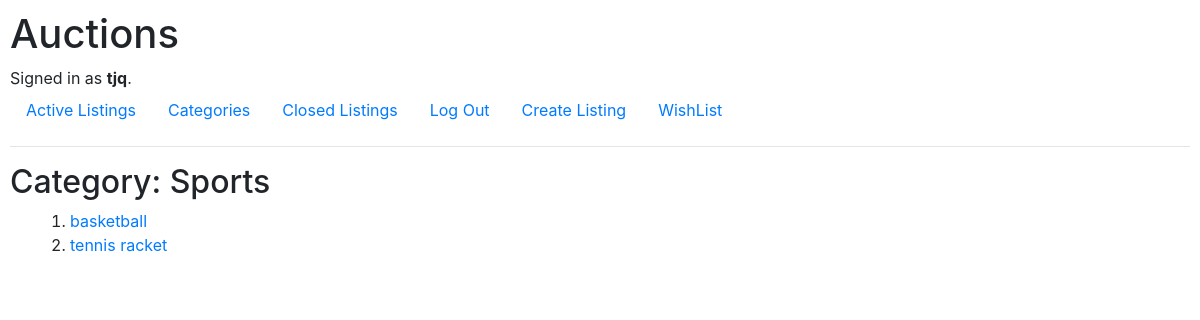
/category/Sports (signed in), run on the app's committed database.
### auctions/models.py (models this page shows, shortened)
class User(AbstractUser):
    pass

class Listings(models.Model):
    seller_id = models.ForeignKey(User, on_delete=models.CASCADE, related_name="seller")
    title = models.ForeignKey(Titles, on_delete=models.CASCADE)
    description = models.CharField(max_length=LENGTH, blank=False, null=True)
    starting_bid = models.FloatField(default=0)
    image_link = models.CharField(max_length=256, blank=True, null=True)
    category = models.CharField(max_length=256, blank=True, null=True)
    closed = models.BooleanField(blank=False, default=False)

class Titles(models.Model):
    title = models.CharField(max_length=LENGTH, blank=False, null=True)
    def __str__(self):
        return f"{self.title}"

### auctions/views.py (the view)
# urls.py: path("category/<str:type>", views.category, name="category"),
def category(request, type):
    if type == "all":
        return render(request, "auctions/category.html", {
            "categories": CATEGORIES
        })
    else:
        rows = Listings.objects.filter(category=type, closed=False)
        return render(request, "auctions/type.html", {
            "type": type,
            "rows": rows
        })

### auctions/templates/auctions/type.html
{% extends "auctions/layout.html" %}
{% block body %}
    <h2>Category: {{type}}</h2>
    <div class="container">
        <div class="row">
            <ol>
            {% for row in rows %}
                <li>
                    <a href="{% url 'listing' row.title row.title_id %}">{{row.title}}</a>
                </li>
            {% endfor %}
            </ol>
        </div>
    </div>
{% endblock %}

### auctions/templates/auctions/layout.html (shortened to what this page needs)
{% load static %}
<!DOCTYPE html>
<html lang="en">
    <head>
        <link rel="stylesheet" href="https://stackpath.bootstrapcdn.com/bootstrap/4.4.1/css/bootstrap.min.css">
        <link href="{% static 'auctions/styles.css' %}" rel="stylesheet">
    </head>
    <body>
        <h1>Auctions</h1>
        <div>
            {% if user.is_authenticated %}
                Signed in as <strong>{{ user.username }}</strong>.
            {% else %}
                Not signed in.
            {% endif %}
        </div>
        <ul class="nav">
            <li class="nav-item">
                <a class="nav-link" href="{% url 'index' %}">Active Listings</a>
            </li>
            <li class="nav-item">
                <a class="nav-link" href="{% url 'category' 'all' %}">Categories</a>
            </li>
            {% if user.is_authenticated %}
                <li class="nav-item">
                    <a class="nav-link" href="{% url 'closedlisting' %}">Closed Listings</a>
                </li>
                <li class="nav-item">
                    <a class="nav-link" href="{% url 'logout' %}">Log Out</a>
                </li>
                <li class="nav-item">
                    <a class="nav-link" href="{% url 'create_listing' %}">Create Listing</a>
                </li>
                <li class="nav-item">
                    <a class="nav-link" href="{% url 'wishlist' %} ">WishList</a>
            {% endif %}
        </ul>
        <hr>
        {% block body %}
        {% endblock %}
    </body>
</html>

### auctions/static/auctions/styles.css (style rules this page uses)
body { padding: 10px; }

### data on the page
User: username "tjq"
Listings: title "basketball"
Listings: title "tennis racket"

### other printed values
{{ type }} "Sports"
